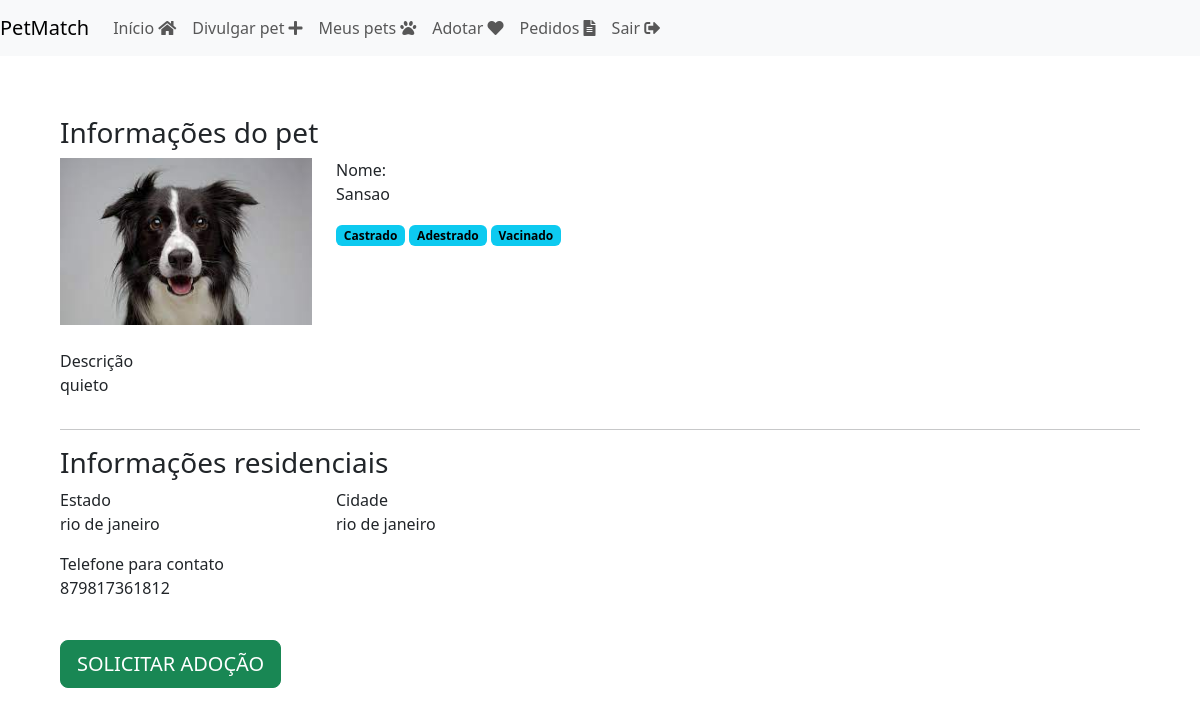
Page /divulgar/ver_pet/17 (signed in) on the committed database.
### divulgar/models.py (models this page shows, shortened)
class Pet(models.Model):
    choices_status = (
        ('P', 'Para adoção'),
        ('A', 'Adotado'),
        ('E', 'Em etapa para adoção'))
    usuario = models.ForeignKey(User, on_delete=models.DO_NOTHING)
    foto = models.ImageField(upload_to="fotos_pets")
    nome = models.CharField(max_length=100)
    descricao = models.TextField()
    estado = models.CharField(max_length=50)
    cidade = models.CharField(max_length=50)
    telefone = models.CharField(max_length=50)
    tags = models.ManyToManyField(Tag)
    raca = models.ForeignKey(Raca, on_delete=models.DO_NOTHING)
    status = models.CharField(
        max_length=1,
        choices=choices_status,
        default='P')
    data_cadastro = models.DateTimeField(auto_now_add=True)

class Tag(models.Model):
    tag = models.CharField(max_length=50)
    def __str__(self):
        return self.tag

### divulgar/views.py (the view)
# urls.py: path('ver_pet/<int:id>', views.ver_pet, name="ver_pet"),
@login_required
def ver_pet(request, id):
    if request.method == "GET":
        pet = Pet.objects.get(id=id)
        return render(request, 'ver_pet.html', {'pet': pet})

### divulgar/templates/ver_pet.html (shortened to what this page needs)
{% load static %}
<!doctype html>
<html lang="pt-BR">
<head>
    <link rel="stylesheet" href="https://cdn.jsdelivr.net/npm/bootstrap@5.3.0-alpha1/dist/css/bootstrap.min.css">
    <link rel="stylesheet" href="https://cdnjs.cloudflare.com/ajax/libs/font-awesome/5.15.3/css/all.min.css">
    <link rel="stylesheet" href="{% static 'adotar/css/listar_pets.css' %}">
</head>
<body>
    <nav class="navbar navbar-expand-lg navbar-light bg-light">
        <a class="navbar-brand" href="#">PetMatch</a>
        <div class="collapse navbar-collapse" id="navbarNav">
            <ul class="navbar-nav">
                <li class="nav-item">
                    <a class="nav-link" href="{% url 'listar_pets'%}">Início <i class="fas fa-home"></i></a>
                </li>
                <li class="nav-item">
                    <a class="nav-link" href="{% url 'novo_pet' %}">Divulgar pet <i class="fas fa-plus"></i></a>
                </li>
                <li class="nav-item">
                    <a class="nav-link" href="{% url 'seus_pets' %}">Meus pets <i class="fas fa-paw"></i></a>
                </li>
                <li class="nav-item">
                    <a class="nav-link" href="{% url 'listar_pets'%}">Adotar <i class="fas fa-heart"></i></a>
                </li>
                <li class="nav-item">
                    <a class="nav-link" href="{% url 'ver_pedido_adocao'%}">Pedidos <i class="fas fa-file-alt"></i></a>
                </li>
                <li class="nav-item">
                    <a class="nav-link" href="{% url 'sair' %} ">Sair <i class="fas fa-sign-out-alt"></i></a>
                </li>
            </ul>
        </div>
    </nav>
      <div style="padding:60px" class="col-md">
        <h3 class="font-vinho">Informações do pet</h3>
        <div class="row">
          <div class="col-md-3">
            <img width="100%" src="{{pet.foto.url}}">
          </div>
          <div class="col-md-9">
            <span class="span-bold">Nome:</span>
            <p>{{pet.nome}}</p>
            <div style="width:40%">
              {% for tag in pet.tags.all%}
              <span class="badge text-bg-info badge-lg">{{tag}}</span>
              {% endfor %}
            </div>
          </div>
        </div>
        <br>
        <div class="row">
          <div class="col-md-5">
            <span class="span-bold">Descrição</span>
            <p>{{pet.descricao}}</p>
          </div>
          <div class="col-md-7">
          </div>
        </div>
        <hr>
        <div class="row">
          <h3 class="font-vinho">Informações residenciais</h3>
          <div class="col-md">
            <div class="row">
              <div class="col-md">
                <span class="span-bold">Estado</span>
                <p>{{pet.estado}}</p>
              </div>
              <div class="col-md">
                <span class="span-bold">Cidade</span>
                <p>{{pet.cidade}}</p>
              </div>
            </div>
            <span class="span-bold">Telefone para contato</span>
            <p>{{pet.telefone}}</p>
            <br>
            <a href="{% url 'pedido_adocao' pet.id %}" class="btn btn-success btn-lg">SOLICITAR ADOÇÃO</a>
          </div>
          <div class="col-md">
          </div>
        </div>
      </div>
</body>
</html>

### rows in the picture
Pet: foto (picture), nome "Sansao", descricao "quieto", estado "rio de janeiro", cidade "rio de janeiro", telefone "879817361812"
Tag: tag "Castrado"
Tag: tag "Adestrado"
Tag: tag "Vacinado"
